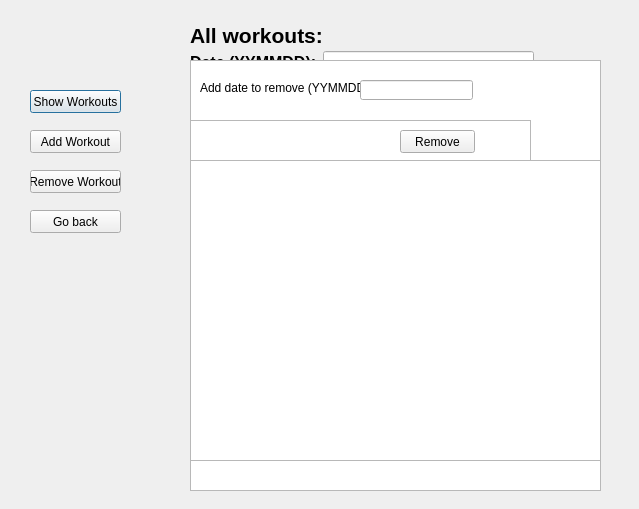
<?xml version="1.0" encoding="UTF-8"?>
<ui version="4.0">
 <class>workoutWindow</class>
 <widget class="QDialog" name="workoutWindow">
  <property name="geometry">
   <rect>
    <x>0</x>
    <y>0</y>
    <width>639</width>
    <height>509</height>
   </rect>
  </property>
  <property name="windowTitle">
   <string>Dialog</string>
  </property>
  <widget class="QPushButton" name="pushButton_4">
   <property name="geometry">
    <rect>
     <x>30</x>
     <y>90</y>
     <width>91</width>
     <height>23</height>
    </rect>
   </property>
   <property name="text">
    <string>Show Workouts</string>
   </property>
  </widget>
  <widget class="QPushButton" name="pushButton_2">
   <property name="geometry">
    <rect>
     <x>30</x>
     <y>130</y>
     <width>91</width>
     <height>23</height>
    </rect>
   </property>
   <property name="text">
    <string>Add Workout</string>
   </property>
  </widget>
  <widget class="QWidget" name="layoutWidget">
   <property name="geometry">
    <rect>
     <x>190</x>
     <y>32</y>
     <width>344</width>
     <height>61</height>
    </rect>
   </property>
   <layout class="QHBoxLayout" name="horizontalLayout_2">
    <item>
     <widget class="QLabel" name="label_date">
      <property name="font">
       <font>
        <pointsize>12</pointsize>
        <weight>75</weight>
        <bold>true</bold>
       </font>
      </property>
      <property name="text">
       <string>Date (YYMMDD):</string>
      </property>
     </widget>
    </item>
    <item>
     <widget class="QLineEdit" name="lineEdit_date"/>
    </item>
   </layout>
  </widget>
  <widget class="QLabel" name="label_workout">
   <property name="geometry">
    <rect>
     <x>190</x>
     <y>90</y>
     <width>81</width>
     <height>21</height>
    </rect>
   </property>
   <property name="font">
    <font>
     <pointsize>12</pointsize>
     <weight>75</weight>
     <bold>true</bold>
    </font>
   </property>
   <property name="text">
    <string>Workout:</string>
   </property>
  </widget>
  <widget class="QPushButton" name="pushButton_save">
   <property name="geometry">
    <rect>
     <x>450</x>
     <y>340</y>
     <width>75</width>
     <height>23</height>
    </rect>
   </property>
   <property name="text">
    <string>Save</string>
   </property>
  </widget>
  <widget class="QPushButton" name="pushButton_goBack">
   <property name="geometry">
    <rect>
     <x>30</x>
     <y>210</y>
     <width>91</width>
     <height>23</height>
    </rect>
   </property>
   <property name="text">
    <string>Go back</string>
   </property>
  </widget>
  <widget class="QListWidget" name="listWidgetShowWorkouts">
   <property name="geometry">
    <rect>
     <x>190</x>
     <y>60</y>
     <width>411</width>
     <height>431</height>
    </rect>
   </property>
  </widget>
  <widget class="QTextEdit" name="textEdit_WorkoutDescription">
   <property name="geometry">
    <rect>
     <x>190</x>
     <y>120</y>
     <width>341</width>
     <height>201</height>
    </rect>
   </property>
  </widget>
  <widget class="QLabel" name="labelShowAllWorkouts">
   <property name="geometry">
    <rect>
     <x>190</x>
     <y>20</y>
     <width>161</width>
     <height>31</height>
    </rect>
   </property>
   <property name="font">
    <font>
     <pointsize>16</pointsize>
     <weight>75</weight>
     <bold>true</bold>
    </font>
   </property>
   <property name="text">
    <string>All workouts:</string>
   </property>
  </widget>
  <widget class="QPushButton" name="pushButtonRemove">
   <property name="geometry">
    <rect>
     <x>30</x>
     <y>170</y>
     <width>91</width>
     <height>23</height>
    </rect>
   </property>
   <property name="text">
    <string>Remove Workout</string>
   </property>
  </widget>
  <widget class="QLabel" name="labelRemove">
   <property name="geometry">
    <rect>
     <x>200</x>
     <y>80</y>
     <width>161</width>
     <height>16</height>
    </rect>
   </property>
   <property name="text">
    <string>Add date to remove (YYMMDD):</string>
   </property>
  </widget>
  <widget class="QLineEdit" name="lineEditRemove">
   <property name="geometry">
    <rect>
     <x>360</x>
     <y>80</y>
     <width>113</width>
     <height>20</height>
    </rect>
   </property>
  </widget>
  <widget class="QPushButton" name="pushButtonRemoveSave">
   <property name="geometry">
    <rect>
     <x>400</x>
     <y>130</y>
     <width>75</width>
     <height>23</height>
    </rect>
   </property>
   <property name="text">
    <string>Remove</string>
   </property>
  </widget>
  <widget class="QListWidget" name="listWidgetRemoveShow">
   <property name="geometry">
    <rect>
     <x>190</x>
     <y>160</y>
     <width>411</width>
     <height>301</height>
    </rect>
   </property>
  </widget>
 </widget>
 <resources/>
 <connections>
  <connection>
   <sender>pushButton_4</sender>
   <signal>clicked()</signal>
   <receiver>pushButton_2</receiver>
   <slot>show()</slot>
   <hints>
    <hint type="sourcelabel">
     <x>61</x>
     <y>102</y>
    </hint>
    <hint type="destinationlabel">
     <x>87</x>
     <y>146</y>
    </hint>
   </hints>
  </connection>
  <connection>
   <sender>pushButton_2</sender>
   <signal>clicked()</signal>
   <receiver>label_workout</receiver>
   <slot>show()</slot>
   <hints>
    <hint type="sourcelabel">
     <x>40</x>
     <y>142</y>
    </hint>
    <hint type="destinationlabel">
     <x>222</x>
     <y>100</y>
    </hint>
   </hints>
  </connection>
  <connection>
   <sender>pushButton_2</sender>
   <signal>clicked()</signal>
   <receiver>label_date</receiver>
   <slot>show()</slot>
   <hints>
    <hint type="sourcelabel">
     <x>55</x>
     <y>142</y>
    </hint>
    <hint type="destinationlabel">
     <x>223</x>
     <y>40</y>
    </hint>
   </hints>
  </connection>
 </connections>
</ui>
